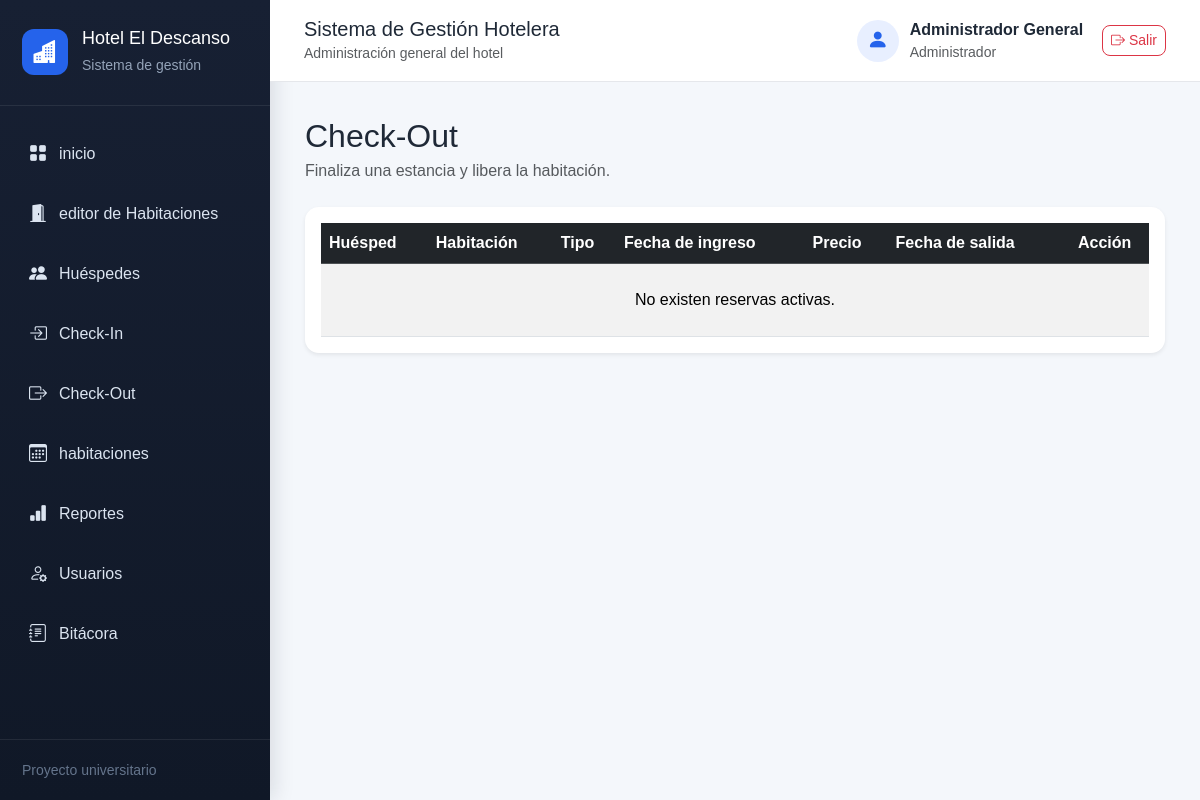
Before: /checkout (signed in) with the older database file.
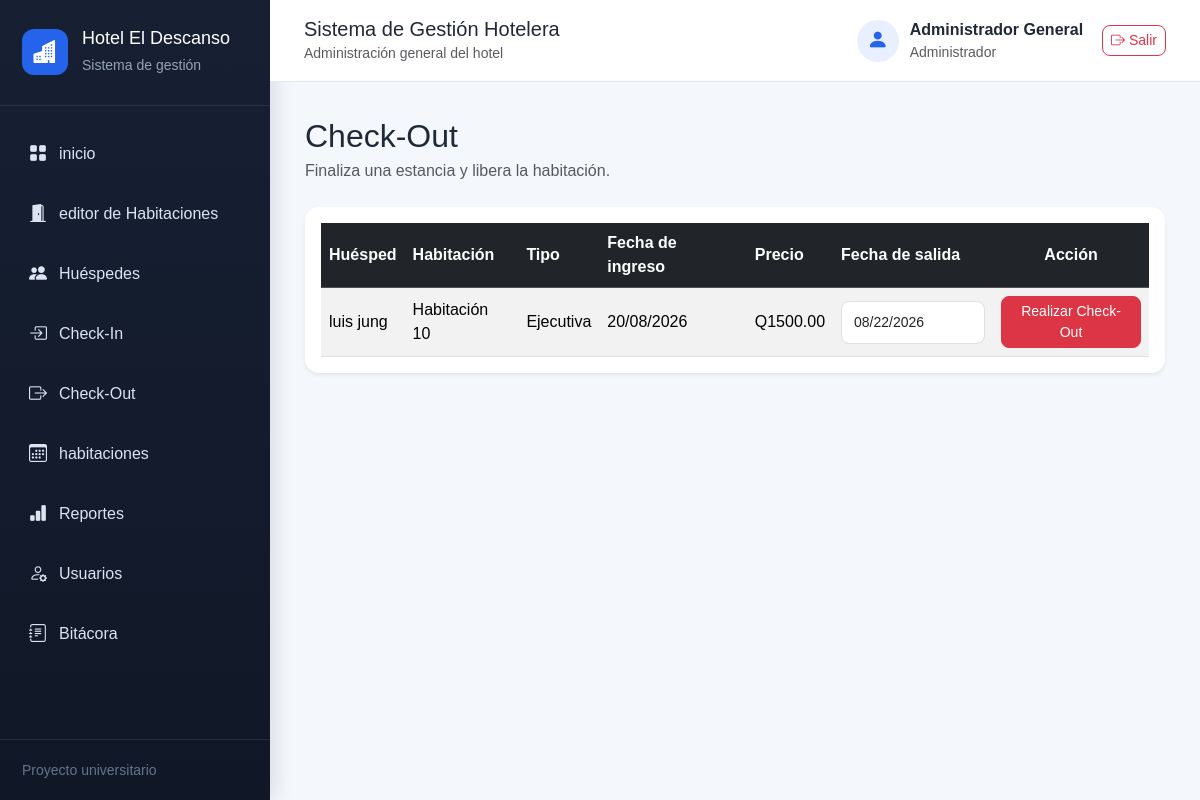
After: the same page with the newer database file.
### models.py (models this page shows, shortened)
class Reserva(db.Model):
    __tablename__ = "reservas"
    id = db.Column(
        db.Integer,
        primary_key=True
    )
    fecha_ingreso = db.Column(
        db.Date,
        nullable=False
    )
    fecha_salida = db.Column(
        db.Date,
        nullable=True
    )
    estado = db.Column(
        db.String(20),
        nullable=False,
        default="Activa"
    )
    total_pagado = db.Column(
        db.Float,
        nullable=False,
        default=0
    )
    huesped_id = db.Column(
        db.Integer,
        db.ForeignKey("huespedes.id"),
        nullable=False
    )
    habitacion_id = db.Column(
        db.Integer,
        db.ForeignKey("habitaciones.id"),
        nullable=False
    )

class Huesped(db.Model):
    __tablename__ = "huespedes"
    id = db.Column(
        db.Integer,
        primary_key=True
    )
    nombre = db.Column(
        db.String(100),
        nullable=False
    )
    dpi = db.Column(
        db.String(13),
        unique=True,
        nullable=False
    )
    telefono = db.Column(
        db.String(8),
        nullable=False
    )
    reservas = db.relationship(
        "Reserva",
        backref="huesped",
        lazy=True
    )

class Habitacion(db.Model):
    __tablename__ = "habitaciones"
    id = db.Column(
        db.Integer,
        primary_key=True
    )
    numero = db.Column(
        db.Integer,
        unique=True,
        nullable=False
    )
    tipo = db.Column(
        db.String(20),
        nullable=False
    )
    precio = db.Column(
        db.Float,
        nullable=False
    )
    estado = db.Column(
        db.String(20),
        nullable=False,
        default="Disponible"
    )
    reservas = db.relationship(
        "Reserva",
        backref="habitacion",
        lazy=True
    )

### routes/reservas.py (the view)
@reservas_bp.route("/checkout")
def checkout():
    reservas_activas = Reserva.query.filter_by(
        estado="Activa"
    ).order_by(
        Reserva.fecha_ingreso
    ).all()
    return render_template(
        "checkout.html",
        reservas=reservas_activas,
        fecha_actual=date.today().isoformat()
    )

### app.py (called while the page is built)
@app.before_request
def proteger_sistema():
    rutas_publicas = {
        "auth.login",
        "static"
    }
    if request.endpoint is None:
        return None
    if request.endpoint in rutas_publicas:
        return None
    if "usuario_id" not in session:
        return redirect(
            url_for("auth.login")
        )
    return None

### templates/checkout.html (shortened to what this page needs)
{% extends "base.html" %}
{% block contenido %}
<div class="d-flex justify-content-between align-items-center mb-4">
    <div>
        <h2 class="mb-1">Check-Out</h2>
        <p class="text-muted mb-0">
            Finaliza una estancia y libera la habitación.
        </p>
    </div>
</div>
<div class="card shadow-sm">
    <div class="card-body">
        <div class="table-responsive">
            <table class="table table-striped table-hover align-middle mb-0">
                <thead class="table-dark">
                    <tr>
                        <th>Huésped</th>
                        <th>Habitación</th>
                        <th>Tipo</th>
                        <th>Fecha de ingreso</th>
                        <th>Precio</th>
                        <th>Fecha de salida</th>
                        <th class="text-center">
                            Acción
                        </th>
                    </tr>
                </thead>
                <tbody>
                    {% for reserva in reservas %}
                        <tr>
                            <td>
                                {{ reserva.huesped.nombre }}
                            </td>
                            <td>
                                Habitación {{ reserva.habitacion.numero }}
                            </td>
                            <td>
                                {{ reserva.habitacion.tipo }}
                            </td>
                            <td>
                                {{ reserva.fecha_ingreso.strftime("%d/%m/%Y") }}
                            </td>
                            <td>
                                Q{{ "%.2f"|format(reserva.habitacion.precio) }}
                            </td>
                            <td>
                                <form
                                    action="{{ url_for(
                                        'reservas.realizar_checkout',
                                        id=reserva.id
                                    ) }}"
                                    method="POST"
                                    class="d-flex gap-2"
                                    onsubmit="return confirm(
                                        '¿Deseas realizar el Check-Out?'
                                    );"
                                >
                                    <input
                                        type="date"
                                        class="form-control form-control-sm"
                                        value="{{ fecha_actual }}"
                                        readonly
                                    >
                            </td>
                            <td class="text-center">
                                    <button
                                        type="submit"
                                        class="btn btn-danger btn-sm"
                                    >
                                        Realizar Check-Out
                                    </button>
                            </td>
                        </tr>
                    {% else %}
                        <tr>
                            <td
                                colspan="7"
                                class="text-center py-4"
                            >
                                No existen reservas activas.
                            </td>
                        </tr>
                    {% endfor %}
                </tbody>
            </table>
        </div>
    </div>
</div>
{% endblock %}

Changed rows visible on the page:
added Reserva: huesped.nombre "luis jung", habitacion.numero "10", habitacion.tipo "Ejecutiva", fecha_ingreso "20/08/2026", fecha_actual "08/22/2026"
now on this page (row edited): Habitacion: habitacion.precio "1500.00"
Other visible differences:
text no longer shown: "No existen reservas activas."
